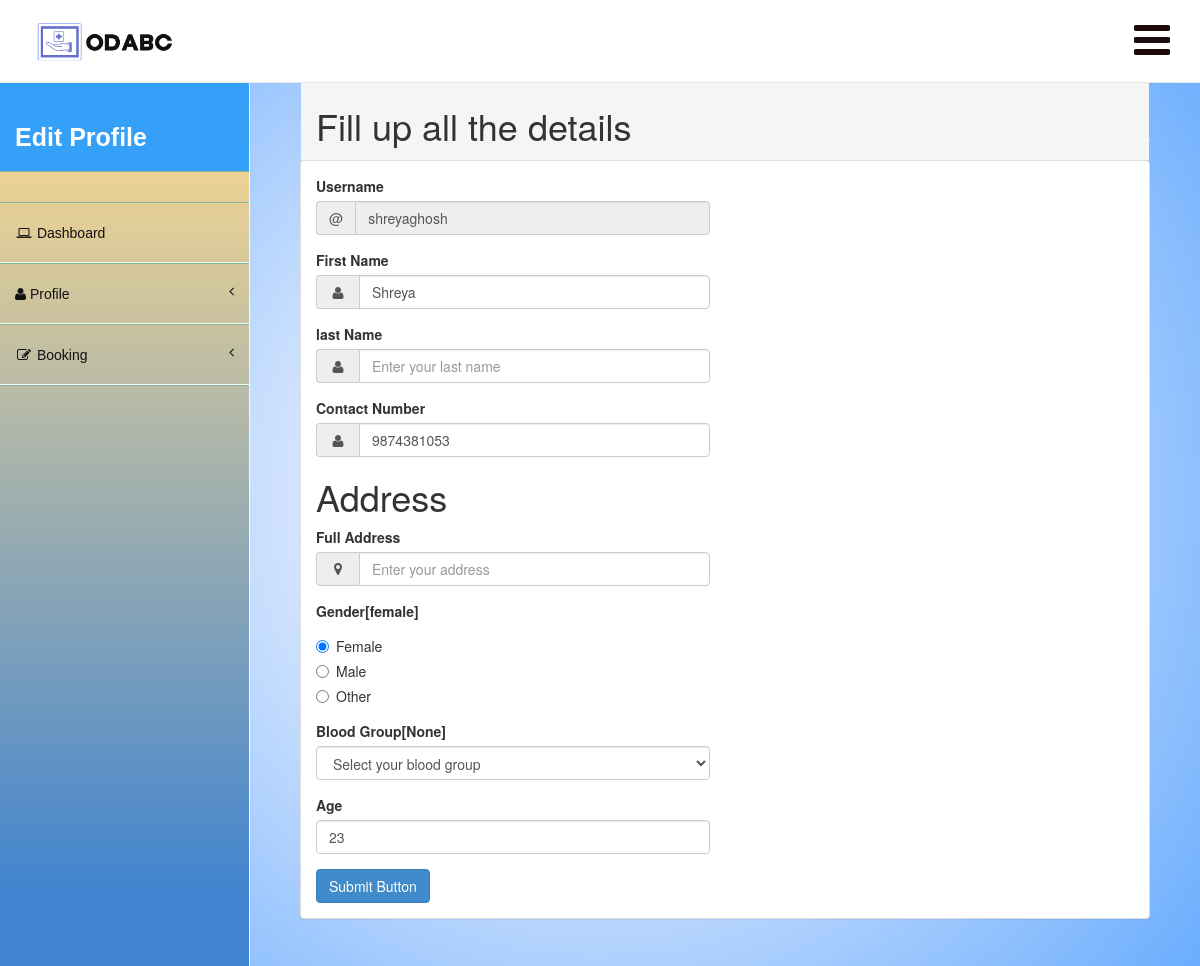
The page /editpatientprofile/ (signed in) on the database its author committed.
### ODBS/models.py (models this page shows, shortened)
class Patient(models.Model):
    user=models.ForeignKey(User,on_delete=models.CASCADE)
    patid=models.BigAutoField(primary_key=True)
    gender=models.CharField(max_length=10, default="Male")
    address=models.CharField(max_length=50,null=True)
    age=models.CharField(max_length=10,null=True)
    contactno=models.CharField(max_length=10,null=True)
    bloodgroup=models.CharField(max_length=50,null=True)
    docid=models.ForeignKey(Doctor,on_delete=models.CASCADE,null=True)

### ODBS/views.py (the view, shortened to what this page needs)
# urls.py: path('editpatientprofile/', editpatientprofile,name="editpatientprofile"),
def editpatientprofile(request):
    if not request.user.is_authenticated:
        return redirect('patlogin')
    error=""
    user=request.user
    pat=Patient.objects.get(user=user)
    return render(request,"editpatientprofile.html",locals())

### ODBS/Templates/editpatientprofile.html (shortened to what this page needs)
<!DOCTYPE html>
<html>
<head>
    <link href="/static/assets/plugins/bootstrap/bootstrap.css" rel="stylesheet" />
    <link href="/static/assets/font-awesome/css/font-awesome.css" rel="stylesheet" />
    <link href="/static/assets/plugins/pace/pace-theme-big-counter.css" rel="stylesheet" />
   <link href="/static/assets/css/style.css" rel="stylesheet" />
      <link href="/static/assets/css/main-style.css" rel="stylesheet" />
</head>
<body>
    <div id="wrapper">
        <nav class="navbar navbar-default navbar-fixed-top" role="navigation" id="navbar">
            <div class="navbar-header">
                <a class="navbar-brand" href="/patienthome">
                    <img src="/static/assets/img/logo.png" alt="" />
                </a>
            </div>
            <ul class="nav navbar-top-links navbar-right">
                <li class="dropdown">
                    <a class="dropdown-toggle" data-toggle="dropdown" href="#">
                        <i class="fa fa-bars fa-3x"></i>
                    </a>
                </li>
            </ul>
        </nav>
        <nav class="navbar-default navbar-static-side" role="navigation">
            <div class="sidebar-collapse">
                <ul class="nav" id="side-menu">
                    <li>
                        <div class="user-section">
                            <div class="user-section-inner">
                            </div>
                            <div class="user-info">
                                <div><strong>Edit Profile</strong></div>
                        </div>
                    </li>
                    <li class="sidebar-search">
                    </li>
                    <li class="">
                        <a href="/patienthome"><i class="fa fa-laptop fa-fw"></i>  Dashboard</a>
                    </li>
                    <li>
                        <a href="#"><i class="fa fa-user"></i>  Profile<span class="fa arrow"></span></a>
                    </li>
                    <li>
                        <a href="#"><i class="fa fa-edit fa-fw"></i> Booking<span class="fa arrow"></span></a>
                            </li>
                </ul>
            </div>
        </nav>
          <div id="page-wrapper">
            <div class="row">
                <div class="col-lg-12">
                    <h1 class="page-header">Forms</h1>
                </div>
            </div>
            <div class="row">
                <div class="col-lg-12">
                    <div class="panel panel-default">
                        <div class="panel-heading">
                           <h1>Fill up all the details</h1>
                        </div>
                        <div class="panel-body">
                            <div class="row">
                                <div class="col-lg-6">
                                    <form method="post">
                                        <div class="form-group">
                                            <label>Username</label>
                                            <div class="form-group input-group">
                                                <span class="input-group-addon">@
                                                </span>
                                            <input type="text" class="form-control" placeholder="Enter your username" value={{pat.user.username}} disabled>
                                        </div>
                                        </div>
                                        <div class="form-group">
                                            <label>First Name</label>
                                            <div class="form-group input-group">
                                                <span class="input-group-addon"><i class="fa fa-user fa-fw"></i>
                                                </span>
                                            <input class="form-control" placeholder="Enter your first name" name="firstname"type="text" value={{pat.user.first_name}}>
                                        </div>
                                        </div>
                                        <div class="form-group">
                                            <label>last Name</label>
                                            <div class="form-group input-group">
                                                <span class="input-group-addon"><i class="fa fa-user fa-fw"></i>
                                                </span>
                                            <input class="form-control" placeholder="Enter your last name" name="lastname" type="text" value= {{pat.user.last_name}}>
                                        </div>
                                        </div>
                                        <div class="form-group">
                                            <label>Contact Number</label>
                                            <div class="form-group input-group">
                                                <span class="input-group-addon"><i class="fa fa-user fa-fw"></i>
                                                </span>
                                            <input class="form-control" placeholder="Enter your last name" name="contactno" type="text" value= {{pat.contactno}}>
                                        </div>
                                        </div>
                                        <div class="form-group">
                                            <h1>Address</h1>
                                                <label>Full Address</label>
                                                    <div class="form-group input-group">
                                                    <span class="input-group-addon"><i class="fa fa-map-marker fa-fw"></i>
                                                    </span>
                                                    <input class="form-control" name="address" id="disabledInput" type="text" placeholder="Enter your address" value={{pat.address}}>
                                                </div>
                                            </div>
                                        <div class="form-group">
                                            <label>Gender[{{pat.gender}}]</label>
                                            <div class="radio">
                                                <label>
                                                    <input type="radio" name="gender" id="optionsRadios1" value="female" checked>Female
                                                </label>
                                            </div>
                                            <div class="radio">
                                                <label>
                                                    <input type="radio" name="gender" id="optionsRadios2" value="male">Male
                                                </label>
                                            </div>
                                            <div class="radio">
                                                <label>
                                                    <input type="radio" name="gender" id="optionsRadios3" value="other">Other
                                                </label>
                                            </div>
                                        </div>
                                        <div class="form-group">
                                           <label>Blood Group[{{pat.bloodgroup}}]</label>
                                            <select class="form-control" name="bg">
                                                <option value=None>Select your blood group</option>
                                            </select>
                                        </div>
                                        <div class="form-group">
                                            <label>Age</label>
                                            <input type="number" name="age" class="form-control" placeholder="Enter your age" value={{pat.age}}>
                                        </div>
                                        <button type="submit" class="btn btn-primary">Submit Button</button>
                                    </form>
                                </div>
                                <div class="col-lg-6">
                                </div>
                            </div>
                        </div>
                    </div>
                </div>
            </div>
        </div>
    </div>
</body>
</html>

### ODBS/static/assets/css/style.css (style rules this page uses)
body { background: rgb(255,251,253); background: radial-gradient(circle, rgba(255,251,253,1) 14%, rgba(101,170,254,1) 100%); }
.navbar-static-side ul li { border-bottom:1px solid #84B899 !important; }
.navbar-top-links li { display: inline-block; }
.navbar-top-links li:last-child { margin-right: 15px; }
.navbar-top-links li a { padding: 20px; min-height: 50px; }
.sidebar-search { padding: 15px; }
.arrow { float: right; }
.fa.arrow:before { content: "\f104"; }
@media (min-width:768px) { .navbar-static-side { z-index: 1; position: absolute; width: 250px; } }
.panel-heading { padding: 5px 15px; display: flex; align-items: center; flex-wrap: wrap; gap: 1rem; margin-top: -8rem; }

### ODBS/static/assets/css/main-style.css (style rules this page uses)
.user-section-inner { height: 80px; width: 90px; align-items: center; border-radius: 50%; overflow: hidden; display: block; position: relative; margin-top: 20px; }
.user-info { display: block; font-family:Arial, Helvetica, sans-serif; color: #fff!important; display: inline-block; padding: 15px; }
.navbar-top-links > li > a { color: hsl(0, 45%, 8%); }
.nav > li > a { padding: 20px 15px; }
#side-menu { background: rgb(65,132,207); background: linear-gradient(0deg, rgba(65,132,207,1) 11%, rgba(247,215,144,1) 87%); border-right: 1px solid hsl(0, 0%, 97%); width: 250px; height: 100%; position: fixed; overflow-y: scroll; overflow-x: hidden; z-index: 1; }
#side-menu a { color:hsl(0, 5%, 7%); border-bottom: 1px solid hsl(0, 0%, 97%) !important; height: 60px; display: block; font-family: 'Poppins', sans-serif; }
#navbar { background-color:#fff; border-bottom:1px solid #e7e7e7; }
.navbar-brand { padding-left:20px; }
.navbar-brand img { height: 60px; }
.navbar-default { border-color: #27A6BE; }
@media (min-width:768px) { #page-wrapper { position: inherit; margin: 0 0 0 250px; padding: 50px; min-height: 1000px; } }

### rows shown on the page
Patient: user.username "shreyaghosh", firstname "Shreya", contactno "9874381053", gender "female", bloodgroup "None", age "23"
